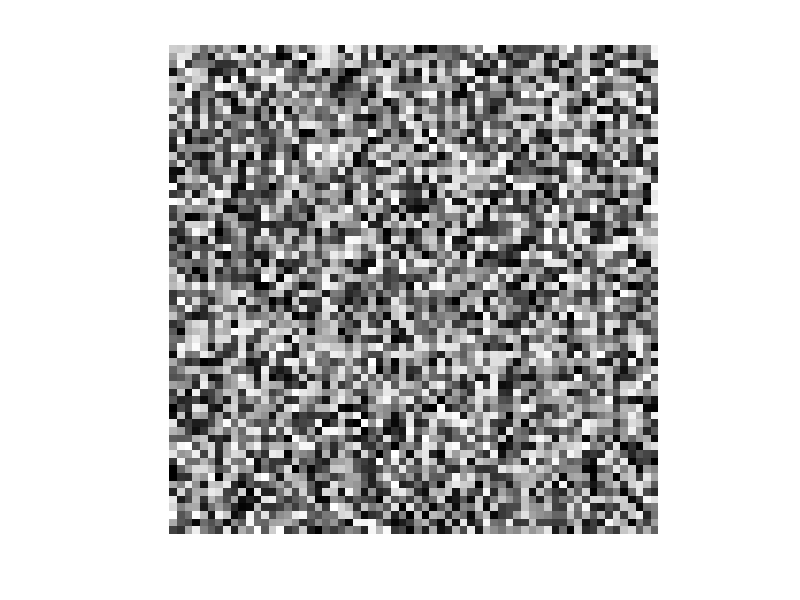
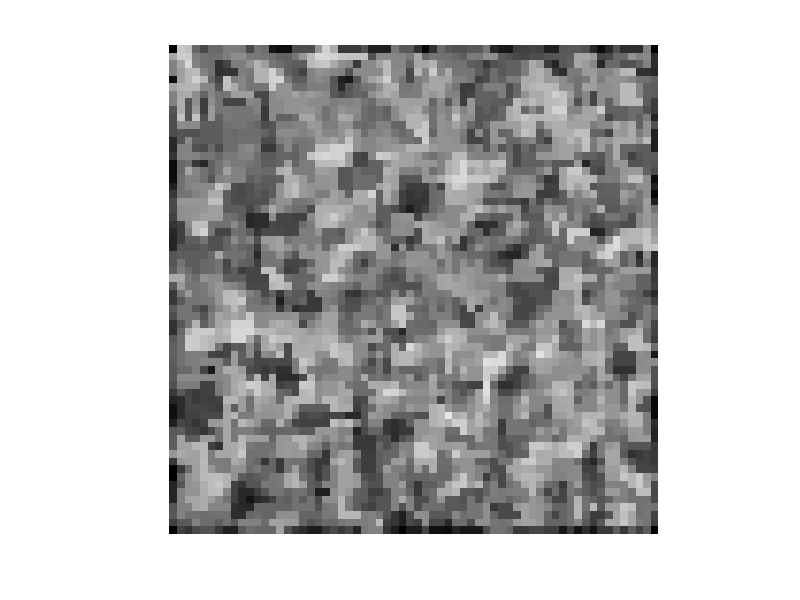

The MATLAB script that drew these images, in order:
numsquares = [64, 64]; %rows columns
squaresize = 1;
pattern = rand([numsquares, 1]);
checkerboard = imresize(pattern, squaresize, 'nearest');
imshow(checkerboard);
filename='randBoard.jpg';
% saveas(gcf,filename);
K = medfilt2(checkerboard);
figure, imshow(K);
